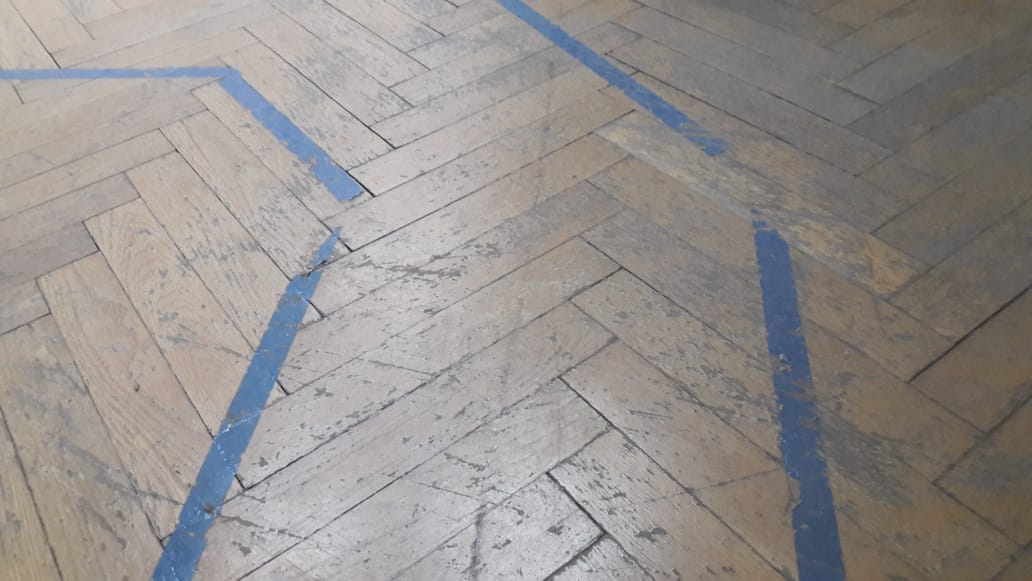
#> input picture car_cv/1.jpg, 1032 x 581 px
$ python -i car_cv.py   (imports and definitions only)
#> lines starting #> are read from the running program, lines starting #| are printed output that depends on the picture; after the words box and inside, x2 and y2 are one past the last pixel; in counts of white or black regions, pixels touching at a corner belong together
import cv2
import numpy as np
import math

def detect_edges(frame):
    hsv_frame = cv2.cvtColor(frame, cv2.COLOR_BGR2HSV )
    lower_blue = np.array([60, 20, 20])
    upper_blue = np.array([150, 255, 255])
    blue_frame = cv2.inRange(hsv_frame, lower_blue, upper_blue)
    edges = cv2.Canny(blue_frame, 200, 400)
    return edges

def interest_regoin(frame):
    height, width = frame.shape
    mask = np.zeros_like(frame)
    half_height = int(1/2 * height)
    mask[half_height: height] = np.ones(width)
    roi = np.multiply(frame,mask)
    return roi

def line_segment(frame):
    rho = 1  # distance precision in pixel, i.e. 1 pixel
    angle = np.pi / 180  # angular precision in radian, i.e. 1 degree
    min_threshold = 10  # minimal of votes
    line_segments = cv2.HoughLinesP(frame, rho, angle, min_threshold,
                                np.array([]), minLineLength=8, maxLineGap=4)
    return line_segments

def make_points(frame, line):
    height, width, _ = frame.shape
    slope, intercept = line
    y1 = height  # bottom of the frame
    y2 = int(y1 * 0.5)  # make points from middle of the frame down

    x1 = max(-width, min(2 * width, int((y1 - intercept) / slope)))
    x2 = max(-width, min(2 * width, int((y2 - intercept) / slope)))
    return [x1, y1, x2, y2]

def average_slope_intercept(frame, line_segments):

    lane_lines = []
    if line_segments is None:
        return lane_lines

    height, width, _ = frame.shape
    left_fit = []
    right_fit = []

    boundary = 1/3
    left_region_boundary = width * (1 - boundary)  # left lane line segment should be on left 2/3 of the screen
    right_region_boundary = width * boundary # right lane line segment should be on left 2/3 of the screen

    for line_segment in line_segments:
        for x1, y1, x2, y2 in line_segment:
            fit = np.polyfit((x1, x2), (y1, y2), 1)
            slope = fit[0]
            intercept = fit[1]
            if slope < 0:
                if x1 < left_region_boundary and x2 < left_region_boundary:
                    left_fit.append((slope, intercept))
            else:
                if x1 > right_region_boundary and x2 > right_region_boundary:
                    right_fit.append((slope, intercept))

    left_fit_average = np.average(left_fit, axis=0)
    if len(left_fit) > 0:
        lane_lines.append(make_points(frame, left_fit_average))

    right_fit_average = np.average(right_fit, axis=0)
    if len(right_fit) > 0:
        lane_lines.append(make_points(frame, right_fit_average))
    return lane_lines

def detect_lanes(frame):
    edges = detect_edges(frame)
    roi = interest_regoin(edges)
    lines_segments = line_segment(roi)
    lanes = average_slope_intercept(frame, lines_segments)
    return lanes

# [56 lines left out: functions display_lines, steering_angle, display_heading_line, compute_angle, deter_direction, show_img, not called in this run]

>>> import cv2
>>> picture = cv2.imread('1.jpg')
#> picture is the input picture: shape (581, 1032, 3); mean B, G, R 142.1, 144.5, 149.1
>>> result = detect_lanes(picture)
#> in detect_edges, `hsv_frame = cv2.cvtColor(frame, cv2.COLOR_BGR2HSV )`: hsv_frame: shape (581, 1032, 3); mean H, S, V 44.4, 25.2, 152.5
#> in detect_edges, `blue_frame = cv2.inRange(hsv_frame, lower_blue, upper_blue)`:
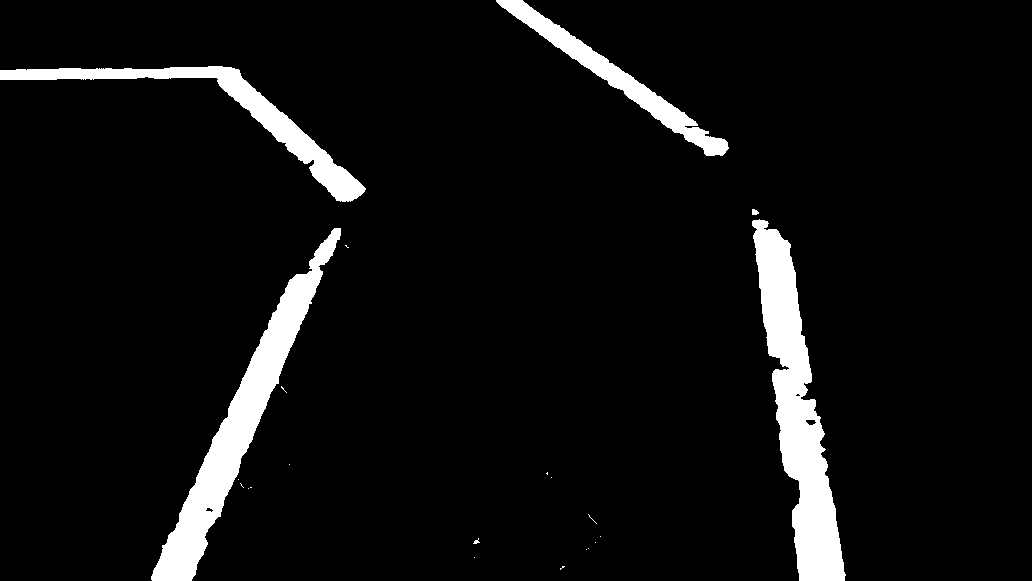
#> blue_frame: shape (581, 1032); 6.2% white; 22 white regions (16 under 20 px), largest, box (x1, y1, x2, y2) and area: (752, 219, 846, 581) 13634, (151, 228, 341, 581) 11907, (0, 66, 366, 202) 6675, (496, 0, 729, 156) 4885, (752, 209, 759, 215) 33, (473, 538, 480, 544) 20
#> in detect_edges, `edges = cv2.Canny(blue_frame, 200, 400)`:
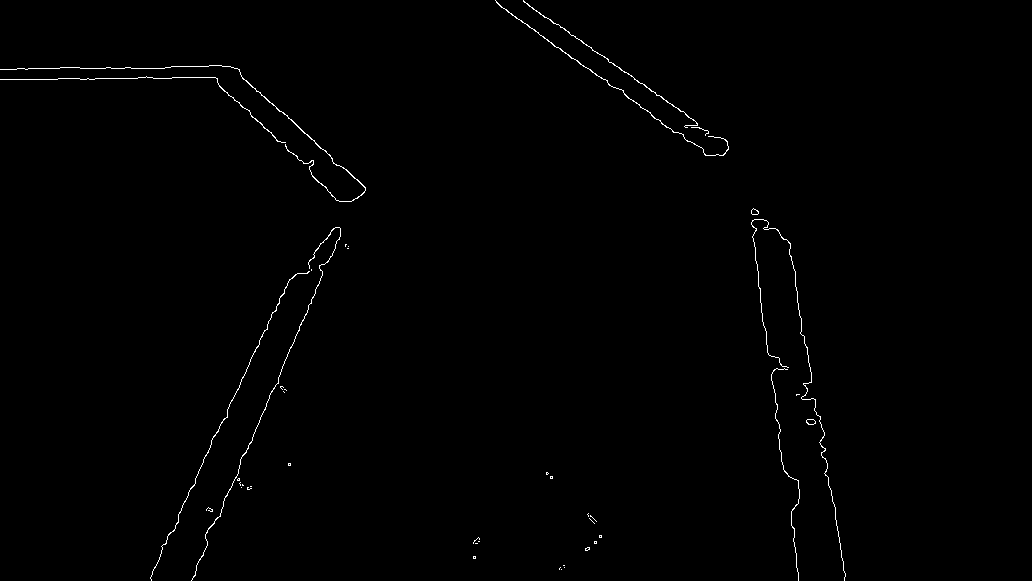
#> edges: shape (581, 1032); 0.58% white in thin lines or dots, all inside (x1, y1, x2, y2) = (0, 0, 846, 581)
#> in interest_regoin, `mask[half_height: height] = np.ones(width)`:
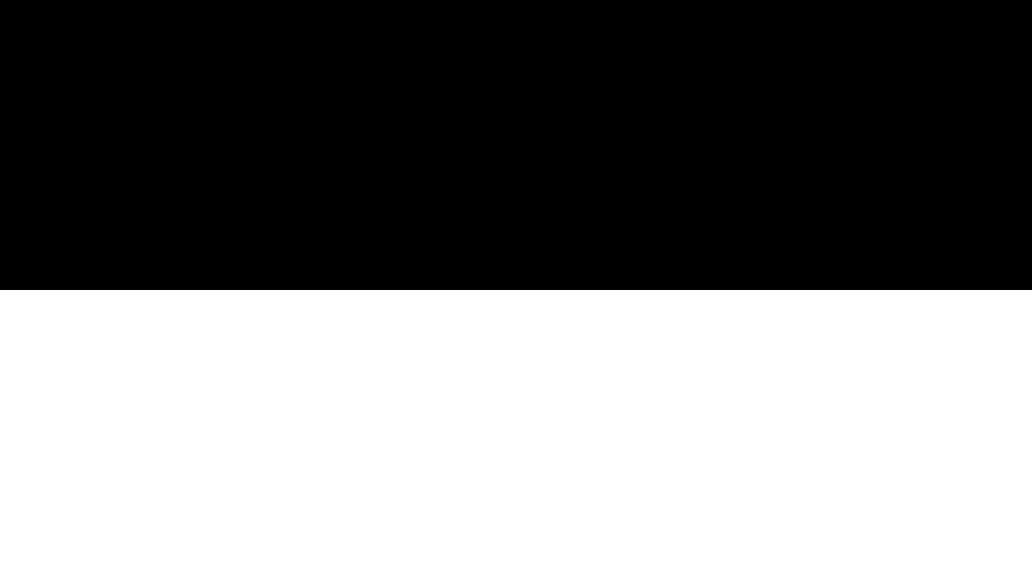
#> mask: shape (581, 1032); values 0 (black) and 1 (white), 50.1% white; 1 black region, box (x1, y1, x2, y2) and area: (0, 0, 1032, 290) 299280
#> in interest_regoin, `roi = np.multiply(frame,mask)`:
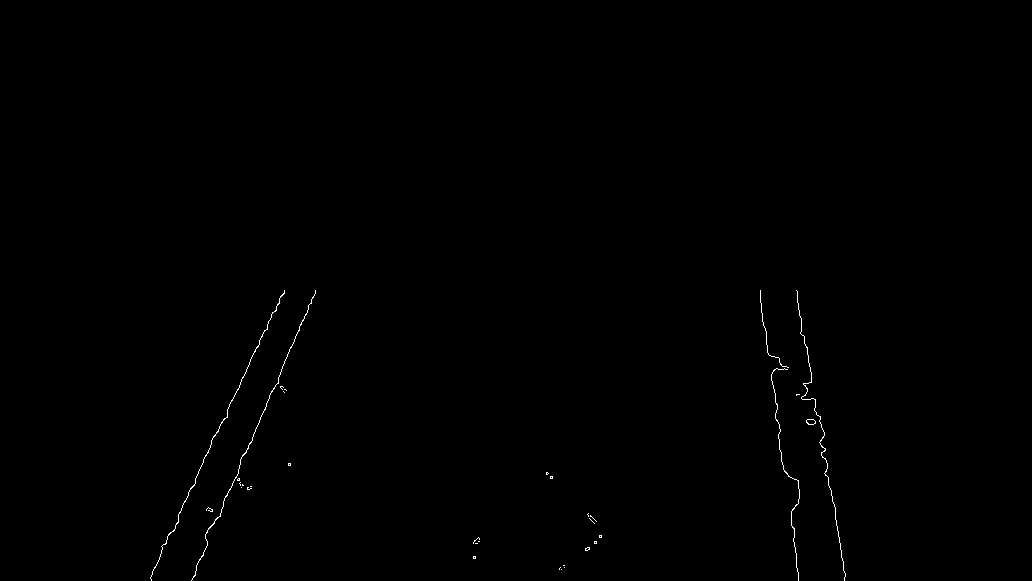
#> roi: shape (581, 1032); 0.25% white in thin lines or dots, all inside (x1, y1, x2, y2) = (150, 290, 846, 581)
#> in line_segment, `line_segments = cv2.HoughLinesP(frame, rho, angle, min_threshold, np.a..`: line_segments = 56 rows, first 6: [161, 551, 170, 532], [218, 517, 223, 505], [797, 298, 801, 325], [178, 516, 185, 500], [217, 432, 224, 418], [835, 516, 839, 542]
#> in detect_lanes, `lines_segments = line_segment(roi)`: lines_segments has the same summary as line_segments in line_segment
#> the loop in average_slope_intercept, `for line_segment in line_segments:` made 56 passes
#> line_segment on passes 1 to 12: [[161, 551, 170, 532]], [[218, 517, 223, 505]], [[797, 298, 801, 325]], [[178, 516, 185, 500]], [[217, 432, 224, 418]], [[835, 516, 839, 542]], [[291, 347, 315, 291]], [[826, 469, 828, 485]], [[793, 538, 794, 546]], [[227, 410, 249, 364]], [[192, 487, 203, 462]], [[837, 526, 844, 572]]
#> after the loop in average_slope_intercept, `for line_segment in line_segments:`: left_fit = 30 pairs, first value -4 to -1.07, second value 858 to 1352; right_fit = 24 items, first 6: (6.75, -5081.8), (6.5, -4911.5), (8, -6139), (8, -5806), (6.57, -4974.3), (8, -5790)
#> in average_slope_intercept, `left_fit_average = np.average(left_fit, axis=0)`: left_fit_average = [-2.31, 990.6]
#> in make_points, `slope, intercept = line`: slope = -2.31; intercept = 990.6
#> in make_points, `x1 = max(-width, min(2 * width, int((y1 - intercept) / slope)))`: x1 = 177
#> in make_points, `x2 = max(-width, min(2 * width, int((y2 - intercept) / slope)))`: x2 = 302
#> in average_slope_intercept, `right_fit_average = np.average(right_fit, axis=0)`: right_fit_average = [6.35, -4600.4]
#> in detect_lanes, `lanes = average_slope_intercept(frame, lines_segments)`: lanes = [[177, 581, 302, 290], [815, 581, 770, 290]]
#> result = [[177, 581, 302, 290], [815, 581, 770, 290]]

$ run again, on car_cv/2.jpg
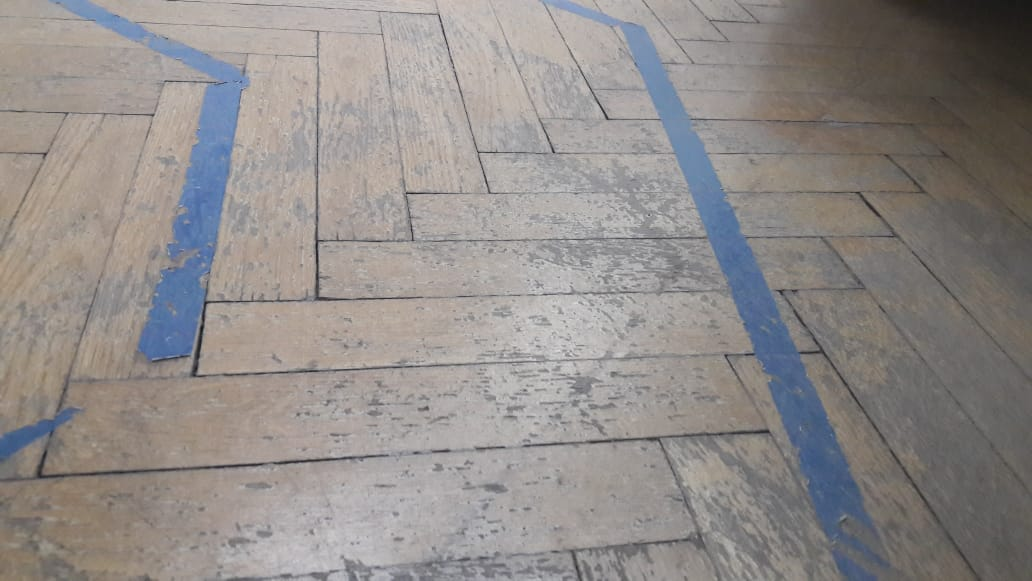
#> input picture car_cv/2.jpg, 1032 x 581 px
#> picture is the input picture: shape (581, 1032, 3); mean B, G, R 137.6, 139.6, 144.3
#> hsv_frame: shape (581, 1032, 3); mean H, S, V 38.7, 25.9, 148.1
#> in detect_edges, `blue_frame = cv2.inRange(hsv_frame, lower_blue, upper_blue)`:
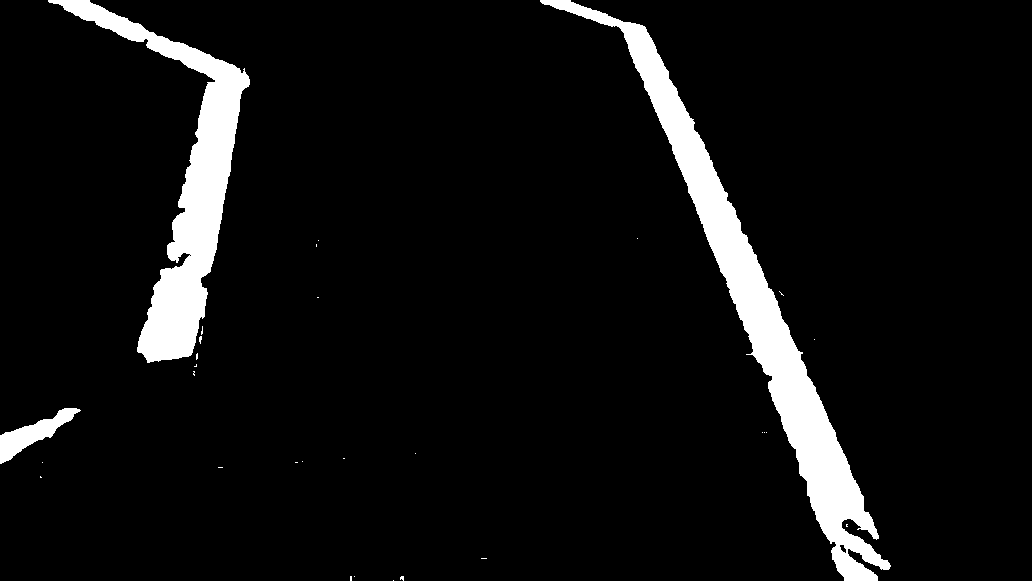
#> blue_frame: shape (581, 1032); 6.8% white; 30 white regions (27 under 20 px), largest, box (x1, y1, x2, y2) and area: (540, 0, 891, 581) 23121, (48, 0, 250, 363) 16082, (0, 408, 81, 464) 1522
#> edges: shape (581, 1032); 0.53% white in thin lines or dots, all inside (x1, y1, x2, y2) = (0, 0, 891, 581)
#> mask: shape (581, 1032); values 0 (black) and 1 (white), 50.1% white; 1 black region, box (x1, y1, x2, y2) and area: (0, 0, 1032, 290) 299280
#> in interest_regoin, `roi = np.multiply(frame,mask)`:
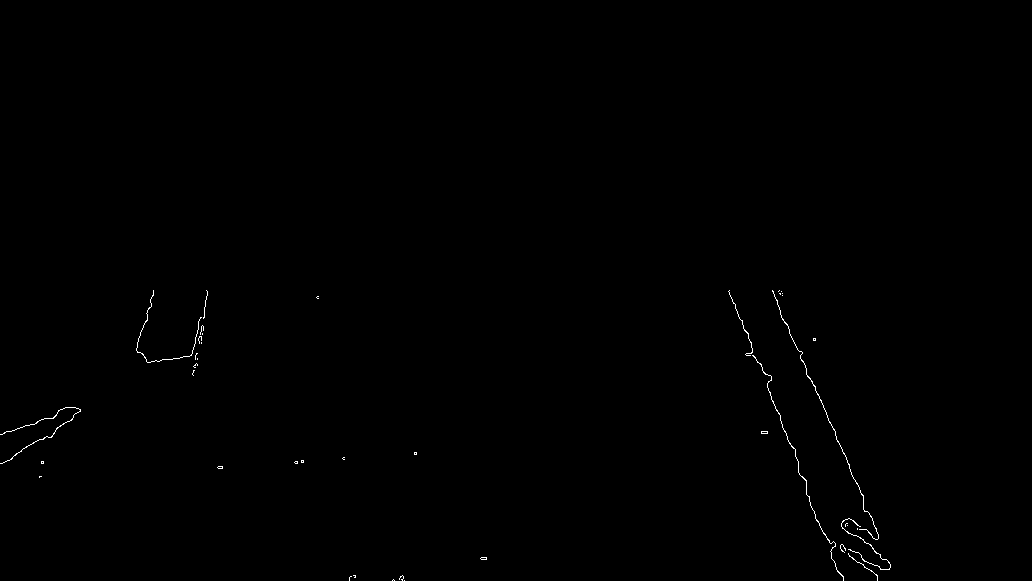
#> roi: shape (581, 1032); 0.24% white in thin lines or dots, all inside (x1, y1, x2, y2) = (0, 290, 891, 581)
#> line_segments = 63 rows, first 6: [772, 291, 780, 310], [817, 520, 822, 531], [767, 383, 770, 393], [795, 456, 798, 465], [810, 378, 849, 466], [729, 292, 745, 331]
#> lines_segments has the same summary as line_segments in line_segment
#> the loop in average_slope_intercept, `for line_segment in line_segments:` made 63 passes
#> after the loop in average_slope_intercept, `for line_segment in line_segments:`: left_fit = 18 items, first 6: (-6.75, 1688.2), (-3.57, 835.7), (-0.324, 434), (-0.609, 462.7), (-4.22, 1161.4), (-0.143, 383); right_fit = 40 pairs, first value 1.01e-15 to 4.5, second value -3255.5 to 569
#> left_fit_average = [-2.24, 783.2]
#> slope = -2.24; intercept = 783.2
#> x1 = 90
#> x2 = 219
#> right_fit_average = [2.07, -1206.1]
#> lanes = [[90, 581, 219, 290], [864, 581, 723, 290]]
